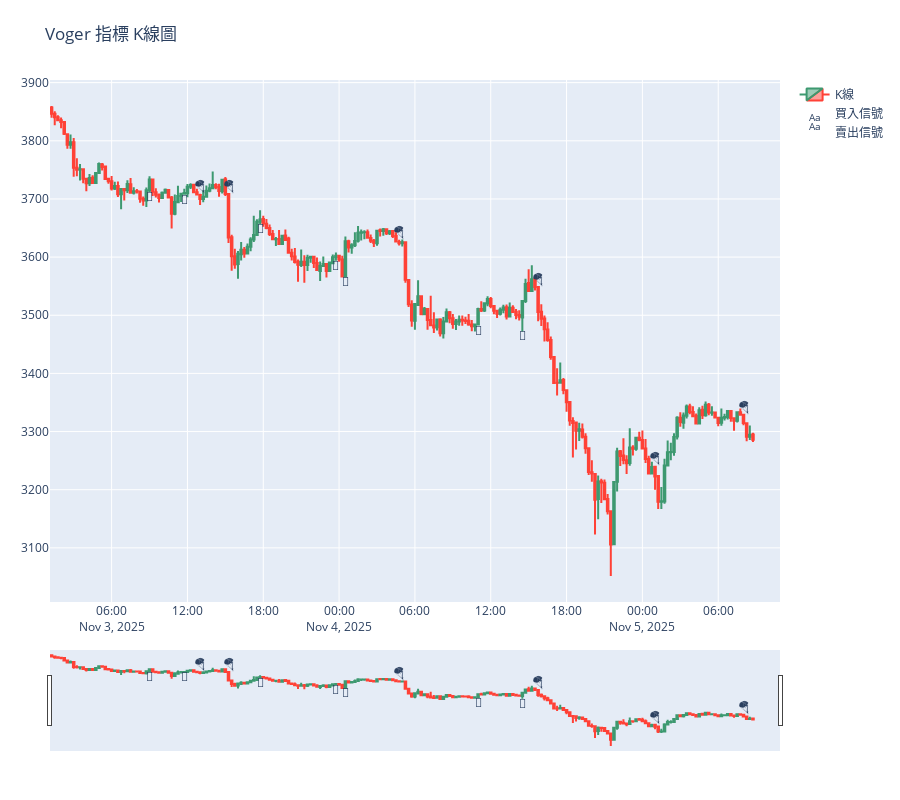

The cell this chart's notebook holds for it:
### Code cell
import plotly.graph_objects as go
import numpy as np

kline['signal'] = signal

fig = go.Figure()

# K線圖
fig.add_trace(go.Candlestick(
    x=kline['datetime'],
    open=kline['open'],
    high=kline['high'],
    low=kline['low'],
    close=kline['close'],
    name='K線'
))

# 買入信號 🚀
buy_signals = kline[kline['signal'] == 1]
fig.add_trace(go.Scatter(
    x=buy_signals['datetime'],
    y=buy_signals['low'],
    mode='text',
    text=['🚀' for _ in buy_signals],
    textposition="bottom center",
    name='買入信號'
))

# 賣出信號 🪂
sell_signals = kline[kline['signal'] == -1]
fig.add_trace(go.Scatter(
    x=sell_signals['datetime'],
    y=sell_signals['high'],
    mode='text',
    text=['🪂' for _ in sell_signals],
    textposition="top center",
    name='賣出信號'
))

# 調整圖高度與邊距
fig.update_layout(
    title='Voger 指標 K線圖',
    xaxis_rangeslider_visible=True,  # 可互動拉動
    height=800,
    margin=dict(l=50, r=50, t=80, b=50)
)

fig.show()

### Figure 1 — Plotly figure (JSON) as saved in the notebook; plotly's stock layout.template omitted (floating-point values rounded to 4 significant figures; data arrays with more than 128 entries replaced by an {"elided": "..."} marker saying what was removed)
{"data": [{"close": {"elided": "223 float values"}, "high": {"elided": "223 float values"}, "low": {"elided": "223 float values"}, "name": "K線", "open": {"elided": "223 float values"}, "type": "candlestick", "x": {"elided": "223 str values"}}, {"mode": "text", "name": "買入信號", "text": ["🚀", "🚀", "🚀", "🚀", "🚀", "🚀", "🚀"], "textposition": "bottom center", "type": "scatter", "x": ["2025-11-03T09:00:00.000000000", "2025-11-03T11:45:00.000000000", "2025-11-03T17:45:00.000000000", "2025-11-03T23:45:00.000000000", "2025-11-04T00:30:00.000000000", "2025-11-04T11:00:00.000000000", "2025-11-04T14:30:00.000000000", "2025-11-05T02:00:00.000000000"], "y": [3712.0, 3707.0, 3657.0, 3594.0, 3567.0, 3482.0, 3472.0, 3242.0]}, {"mode": "text", "name": "賣出信號", "text": ["🪂", "🪂", "🪂", "🪂", "🪂", "🪂", "🪂"], "textposition": "top center", "type": "scatter", "x": ["2025-11-03T13:00:00.000000000", "2025-11-03T15:15:00.000000000", "2025-11-04T04:45:00.000000000", "2025-11-04T15:45:00.000000000", "2025-11-05T01:00:00.000000000", "2025-11-05T08:00:00.000000000"], "y": [3709.0, 3709.0, 3630.0, 3549.0, 3241.0, 3329.0]}], "layout": {"height": 800, "margin": {"b": 50, "l": 50, "r": 50, "t": 80}, "title": {"text": "Voger 指標 K線圖"}, "xaxis": {"rangeslider": {"visible": true}}}}
